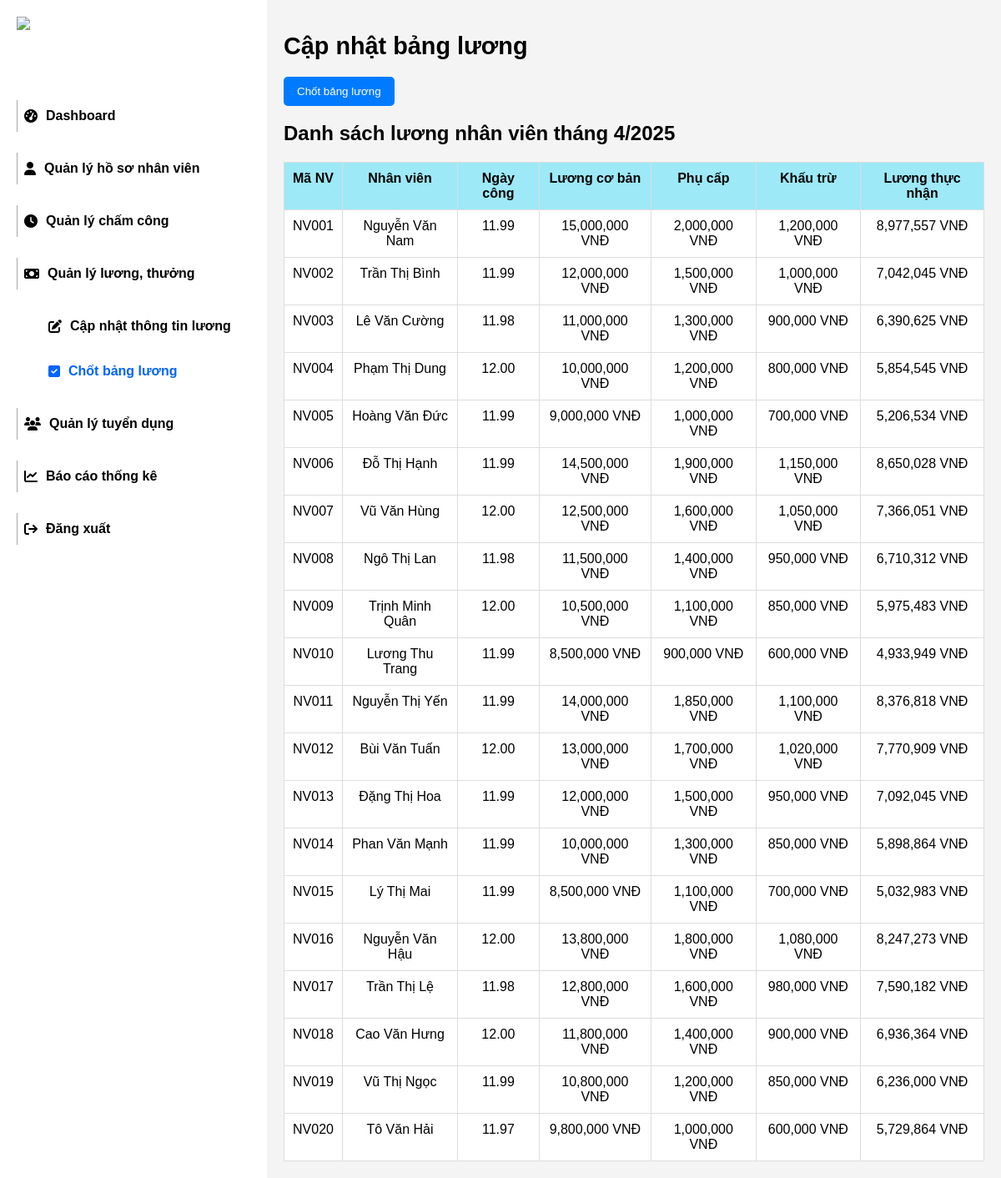
Screenshot of /gui_bang_luong.php with the database file from the repository.
### tables this page shows
CREATE TABLE `hs_nhan_vien` (
  `ma_nv` varchar(20) NOT NULL,
  `ho_ten` varchar(100) NOT NULL,
  `gioi_tinh` enum('Nam','Nữ','Khác') DEFAULT NULL,
  `ngay_sinh` date DEFAULT NULL,
  `cccd` varchar(20) DEFAULT NULL,
  `sdt` varchar(20) DEFAULT NULL,
  `email` varchar(100) DEFAULT NULL,
  `dia_chi` text DEFAULT NULL,
  `phong_ban` varchar(100) DEFAULT NULL,
  `chuc_vu` varchar(100) DEFAULT NULL,
  `ngay_vao_lam` date DEFAULT NULL
);

### gui_bang_luong.php (the view, shortened to what this page needs)
<?php
include 'connect.php';
$month = isset($_GET['month']) && is_numeric($_GET['month']) ? (int)$_GET['month'] : (int)date('m');
$year = isset($_GET['year']) && is_numeric($_GET['year']) ? (int)$_GET['year'] : (int)date('Y');
$sql = "SELECT
            nv.ma_nv,
            nv.ho_ten AS ten_nhan_vien,
            IFNULL(SUM(cc.so_gio_lam) / 8, 0) AS so_ngay_cong,
            l.luong_cb,
            l.phu_cap,
            l.khau_tru,
            ((l.luong_cb/22) * IFNULL(SUM(cc.so_gio_lam) / 8, 2) + l.phu_cap - l.khau_tru) AS luong_thuc_nhan
        FROM hs_nhan_vien nv
        LEFT JOIN tt_luong l ON nv.ma_nv = l.ma_nv
        LEFT JOIN cham_cong cc ON nv.ma_nv = cc.ma_nv
        AND MONTH(cc.ngay) = ? AND YEAR(cc.ngay) = ?
        GROUP BY nv.ma_nv, nv.ho_ten, l.luong_cb, l.phu_cap, l.khau_tru";
$stmt = $conn->prepare($sql);
$stmt->bind_param("ss", $month, $year);
$stmt->execute();
$result = $stmt->get_result();
$check_sql = "SELECT COUNT(*) AS count FROM luong WHERE thang = ? AND nam = ?";
$stmt_check = $conn->prepare($check_sql);
$stmt_check->bind_param("ii", $month, $year);
$stmt_check->execute();
$result_check = $stmt_check->get_result();
$row_check = $result_check->fetch_assoc();
$luong_da_gui = ($row_check['count'] > 0);
?>
<!DOCTYPE html>
<html lang="en">
<head>
    <link rel="stylesheet" href="assets/font/fontawesome-free-6.7.2-web/fontawesome-free-6.7.2-web/css/all.css">
    <link rel="stylesheet" href="style.css">
</head>
<body>
    <div class="container">
        <aside class="sidebar">
            <div class="logo">
                <img src="assets/img/logo.jpg" alt="Company Logo" width="60" height="60">
            </div>
            <nav>
                <ul>
                    <li><a href="dashboard.php"><label><i class="fa-solid fa-gauge-high"></i></i>Dashboard</label></a></li>
                    <li><a href="ql_hsnhanvien.php"><label ><i class="fas fa-user"></i>Quản lý hồ sơ nhân viên</label></a></li>
                    <li><a href="ql_chamcong.php"><label><i class="fa-solid fa-clock"></i></i>Quản lý chấm công</label></a></li>
                    <li><a href="ql_luong.php"><label ><i class="fa-solid fa-money-bill"></i>Quản lý lương, thưởng</label></a></li>
                    <li style="margin: 16px 0 16px 30px; border: none"><a href="cap_nhat_tt_luong.php"><label ><i class="fa-solid fa-pen-to-square"></i>Cập nhật thông tin lương</label></a></li>
                    <li style="margin: 16px 0 16px 30px; border: none"><a href="gui_bang_luong.php"><label style="color:#0064ff;"><i class="fa-solid fa-square-check"></i>Chốt bảng lương</label></a></li>
                    <li><a href="ql_tuyendung.php"><label><i class="fa-solid fa-users"></i></i>Quản lý tuyển dụng</label></a></li>
                    <li><a href="bc_nhansu.php"><label><i class="fas fa-chart-line"></i>Báo cáo thống kê</label></a></li>
                    <li>
                        <a href="dang_xuat.php" onclick="return confirm('Bạn có chắc chắn muốn đăng xuất?');">
                            <label><i class="fa-solid fa-arrow-right-from-bracket"></i> Đăng xuất</label>
                        </a>
                    </li>
                </ul>
            </nav>
        </aside>
        <section class="content">
            <form action="" method="POST">
            <h1>Cập nhật bảng lương</h1>
            <button class="btn" name="gui"
    style="background-color: <?= $luong_da_gui ? '#ccc' : '#007bff' ?>;
           color: <?= $luong_da_gui ? '#666' : '#fff' ?>;"
    <?= $luong_da_gui ? 'disabled' : '' ?>>
    Chốt bảng lương
</button>
            <h2>Danh sách lương nhân viên tháng <?php echo $month . "/" . $year; ?></h2>
            <table id="salaryTable">
    <thead>
        <tr>
            <th>Mã NV</th>
            <th>Nhân viên</th>
            <th>Ngày công</th>
            <th>Lương cơ bản</th>
            <th>Phụ cấp</th>
            <th>Khấu trừ</th>
            <th>Lương thực nhận</th>
        </tr>
    </thead>
    <tbody>
    <?php while ($row = $result->fetch_assoc()) { ?>
        <tr>
            <td>
                <?php echo $row['ma_nv']; ?>
            </td>
            <td><?php echo $row['ten_nhan_vien']; ?></td>
            <td>
                <?php echo number_format($row['so_ngay_cong'], 2); ?>
            </td>
            <td>
                <?php echo number_format($row['luong_cb']). " VNĐ"; ?>
            </td>
            <td>
                <?php echo number_format($row['phu_cap']). " VNĐ"; ?>
            </td>
            <td>
                <?php echo number_format($row['khau_tru']). " VNĐ"; ?>
            </td>
            <td>
                <?php echo number_format($row['luong_thuc_nhan']). " VNĐ"; ?>
            </td>
        </tr>
    <?php } ?>
</tbody>
</table>
</form>
        </section>
    </div>
</body>
</html>

### style.css (style rules this page uses)
html, body, div, span, applet, object, iframe, h1, h2, h3, h4, h5, h6, p, blockquote, pre, a, abbr, acronym, address, big, cite, code, del, dfn, em, img, ins, kbd, q, s, samp, small, strike, strong, sub, sup, tt, var, b, u, i, center, dl, dt, dd, ol, ul, li, fieldset, form, label, legend, table, caption, tbody, tfoot, thead, tr, th, td, article, aside, canvas, details, embed, figure, figcaption, footer, header, hgroup, menu, nav, output, ruby, section, summary, time, mark, audio, video { margin: 0; padding: 0; border: 0; font-size: 100%; font: inherit; vertical-align: baseline; }
html { scroll-behavior: smooth; }
body { margin: 0; font-family: Arial, sans-serif; background-color: #f4f4f4; }
.container { display: flex; }
h1 { display: block; font-size: 1.8em; margin-top: 0.67em; margin-bottom: 0.67em; margin-left: 0; margin-right: 0; font-weight: bold; }
h2 { display: block; font-size: 1.5em; margin-top: 0.83em; margin-bottom: 0.83em; margin-left: 0; margin-right: 0; font-weight: bold; }
.sidebar { width: 280px; background: #fff; color: white; padding: 20px; min-height: 95.5vh; }
.logo { display: flex; align-items: center; margin-bottom: 40px; }
.logo img { margin-right: 10px; }
nav ul { list-style: none; padding: 0; }
nav ul li { margin: 25px 0; padding-left: 8px; border-left: 1px solid #a7a7a7; }
nav ul li a { text-decoration: none; }
nav ul li label { color: #000; text-decoration: none; font-weight: 600; display: flex; align-items: center; cursor: pointer; padding: 10px 0; transition: color 0.3s ease; }
nav ul li label i { margin-right: 10px; }
.content { flex: 1; padding: 20px; display: block; }
table { width: 100%; border-collapse: collapse; background: white; }
table, th, td { border: 1px solid #ddd; }
th, td { padding: 10px; text-align: center; }
th { background: #9de9f7; font-weight: 600; }
.btn { background-color: #007bff; color: white; padding: 10px 16px; border: none; border-radius: 5px; cursor: pointer; }

### rows the page displays
hs_nhan_vien: ma_nv "NV001", ho_ten "Nguyễn Văn Nam", so_ngay_cong "11.99", luong_cb "15,000,000", phu_cap "2,000,000", khau_tru "1,200,000", luong_thuc_nhan "8,977,557"
hs_nhan_vien: ma_nv "NV002", ho_ten "Trần Thị Bình", so_ngay_cong "11.99", luong_cb "12,000,000", phu_cap "1,500,000", khau_tru "1,000,000", luong_thuc_nhan "7,042,045"
hs_nhan_vien: ma_nv "NV003", ho_ten "Lê Văn Cường", so_ngay_cong "11.98", luong_cb "11,000,000", phu_cap "1,300,000", khau_tru "900,000", luong_thuc_nhan "6,390,625"
hs_nhan_vien: ma_nv "NV004", ho_ten "Phạm Thị Dung", so_ngay_cong "12.00", luong_cb "10,000,000", phu_cap "1,200,000", khau_tru "800,000", luong_thuc_nhan "5,854,545"
hs_nhan_vien: ma_nv "NV005", ho_ten "Hoàng Văn Đức", so_ngay_cong "11.99", luong_cb "9,000,000", phu_cap "1,000,000", khau_tru "700,000", luong_thuc_nhan "5,206,534"
hs_nhan_vien: ma_nv "NV006", ho_ten "Đỗ Thị Hạnh", so_ngay_cong "11.99", luong_cb "14,500,000", phu_cap "1,900,000", khau_tru "1,150,000", luong_thuc_nhan "8,650,028"
hs_nhan_vien: ma_nv "NV007", ho_ten "Vũ Văn Hùng", so_ngay_cong "12.00", luong_cb "12,500,000", phu_cap "1,600,000", khau_tru "1,050,000", luong_thuc_nhan "7,366,051"
hs_nhan_vien: ma_nv "NV008", ho_ten "Ngô Thị Lan", so_ngay_cong "11.98", luong_cb "11,500,000", phu_cap "1,400,000", khau_tru "950,000", luong_thuc_nhan "6,710,312"
hs_nhan_vien: ma_nv "NV009", ho_ten "Trịnh Minh Quân", so_ngay_cong "12.00", luong_cb "10,500,000", phu_cap "1,100,000", khau_tru "850,000", luong_thuc_nhan "5,975,483"
hs_nhan_vien: ma_nv "NV010", ho_ten "Lương Thu Trang", so_ngay_cong "11.99", luong_cb "8,500,000", phu_cap "900,000", khau_tru "600,000", luong_thuc_nhan "4,933,949"
hs_nhan_vien: ma_nv "NV011", ho_ten "Nguyễn Thị Yến", so_ngay_cong "11.99", luong_cb "14,000,000", phu_cap "1,850,000", khau_tru "1,100,000", luong_thuc_nhan "8,376,818"
hs_nhan_vien: ma_nv "NV012", ho_ten "Bùi Văn Tuấn", so_ngay_cong "12.00", luong_cb "13,000,000", phu_cap "1,700,000", khau_tru "1,020,000", luong_thuc_nhan "7,770,909"
hs_nhan_vien: ma_nv "NV013", ho_ten "Đặng Thị Hoa", so_ngay_cong "11.99", luong_cb "12,000,000", phu_cap "1,500,000", khau_tru "950,000", luong_thuc_nhan "7,092,045"
hs_nhan_vien: ma_nv "NV014", ho_ten "Phan Văn Mạnh", so_ngay_cong "11.99", luong_cb "10,000,000", phu_cap "1,300,000", khau_tru "850,000", luong_thuc_nhan "5,898,864"
hs_nhan_vien: ma_nv "NV015", ho_ten "Lý Thị Mai", so_ngay_cong "11.99", luong_cb "8,500,000", phu_cap "1,100,000", khau_tru "700,000", luong_thuc_nhan "5,032,983"
hs_nhan_vien: ma_nv "NV016", ho_ten "Nguyễn Văn Hậu", so_ngay_cong "12.00", luong_cb "13,800,000", phu_cap "1,800,000", khau_tru "1,080,000", luong_thuc_nhan "8,247,273"
hs_nhan_vien: ma_nv "NV017", ho_ten "Trần Thị Lệ", so_ngay_cong "11.98", luong_cb "12,800,000", phu_cap "1,600,000", khau_tru "980,000", luong_thuc_nhan "7,590,182"
hs_nhan_vien: ma_nv "NV018", ho_ten "Cao Văn Hưng", so_ngay_cong "12.00", luong_cb "11,800,000", phu_cap "1,400,000", khau_tru "900,000", luong_thuc_nhan "6,936,364"
hs_nhan_vien: ma_nv "NV019", ho_ten "Vũ Thị Ngọc", so_ngay_cong "11.99", luong_cb "10,800,000", phu_cap "1,200,000", khau_tru "850,000", luong_thuc_nhan "6,236,000"
hs_nhan_vien: ma_nv "NV020", ho_ten "Tô Văn Hải", so_ngay_cong "11.97", luong_cb "9,800,000", phu_cap "1,000,000", khau_tru "600,000", luong_thuc_nhan "5,729,864"

### other values shown
$month "4"
$year "2025"
